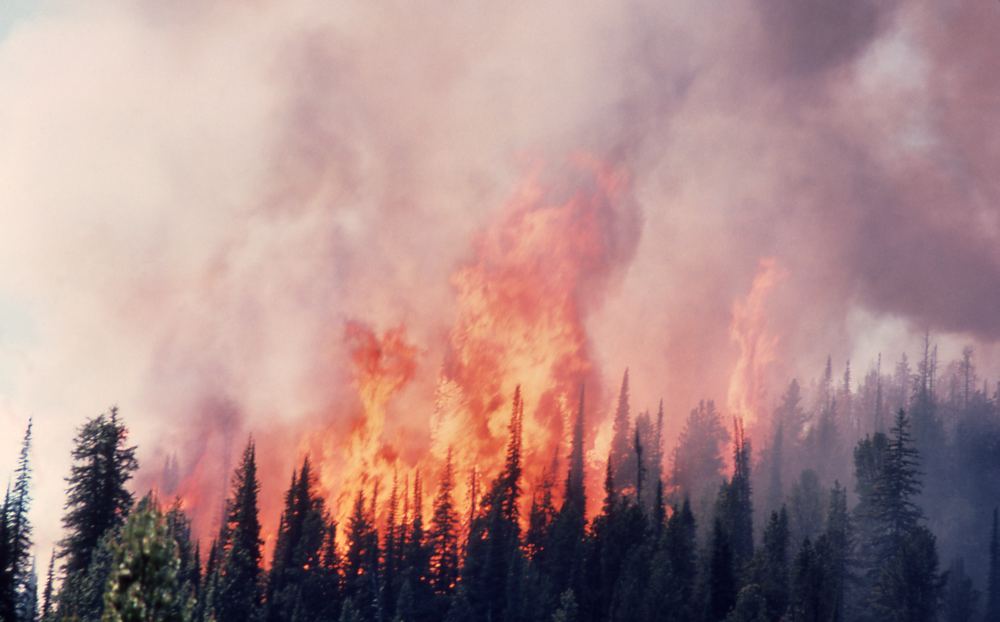
#> input picture Images/11818.jpg, 1999 x 1244 px (shown at 1/2 size)
$ python -i imrestore.py   (imports and definitions only)   (Python 2 division)
#> lines starting #> are read from the running program, lines starting #| are printed output that depends on the picture
#> further down, picture is the input picture: shape (1244, 1999, 3); mean B, G, R 137.5, 138.1, 170.4
# Library to perform colour restoration via white balancing:
#
# grayWorld  - Performs white-balancing through grayworld algorithm
# SDWGW      - Performs white-balancing through standard deviation with grayworld
# peakdetect - Detects peaks in a histogram
# stretch    - Stretches each histogram in R,G,B components

import numpy
from numpy import NaN, Inf
import math
import scipy.ndimage as nd
import pylab

# Function to perform grayworld white-balancing
# Scales R and B channels so they have the same mean as the G channel
# For a typical scene, the average intensity of the R,G,B channels
# should be equal.
#
# [119 lines left out: functions grayWorld, maxWhite, SDWGW, not called in this run]

# Detects peaks in a histogram
# Finds the local maxima and minima ("peaks") in the vector v.
# A point is considered a maximum peak if it has the maximal
# value, and was preceded (to the left) by a value lower by delta.
#
# If x exists, the indices in MAXTAB and MINTAB are replaced with
# the corresponding X-values.
# Eli Billauer, 3.4.05 (Explicitly not copyrighted).
#
def peakdetect(v, delta, x=None):

    maxtab = []
    mintab = []

    if x is None:
        x = numpy.arange(len(v))

    v = numpy.asarray(v)

    if len(v) != len(x):
        sys.exit('Input vectors v and x must have same length')

    if not numpy.isscalar(delta):
        sys.exit('Input argument delta must be a scalar')

    if delta <= 0:
        sys.exit('Input argument delta must be positive')

    mn, mx = Inf, -Inf
    mnpos, mxpos = NaN, NaN

    lookformax = True

    for i in numpy.arange(len(v)):
        this = v[i]
        if this > mx:
            mx = this
            mxpos = x[i]
        if this < mn:
            mn = this
            mnpos = x[i]

        if lookformax:
            if this < mx-delta:
                maxtab.append((mxpos, mx))
                mn = this
                mnpos = x[i]
                lookformax = False
        else:
            if this > mn+delta:
                mintab.append((mnpos, mn))
                mx = this
                mxpos = x[i]
                lookformax = True

    return numpy.array(maxtab), numpy.array(mintab)

# Function to stretch each of the colour components
#
def stretch(imgRGB):
    img = numpy.zeros(imgRGB.shape)

    imR = imgRGB[:,:,0]
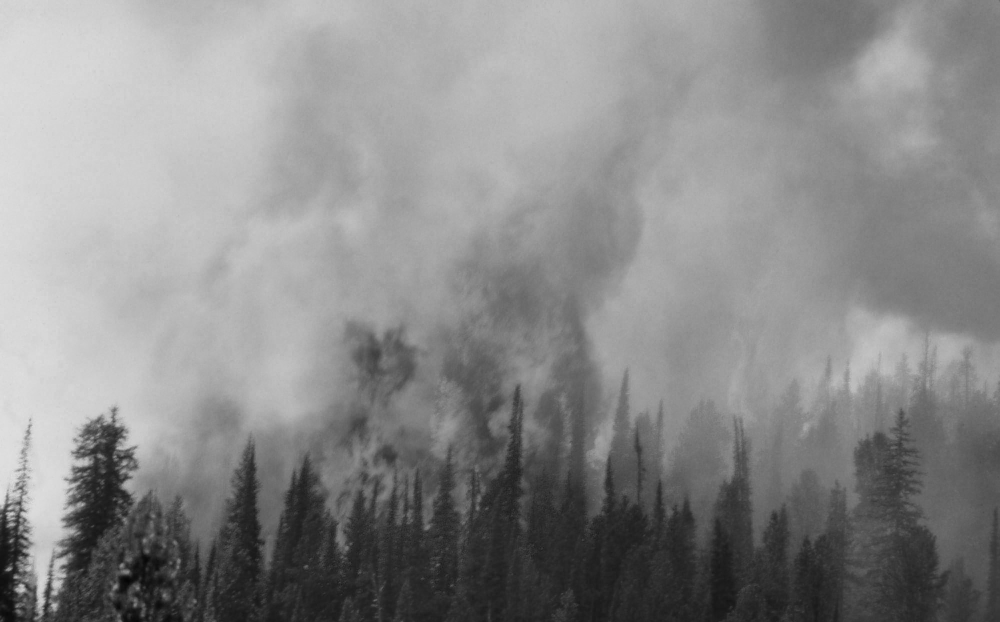
#> imR: shape (1244, 1999) (shown at 1/2 size); min 2, max 231, mean 137.5
    imG = imgRGB[:,:,1]
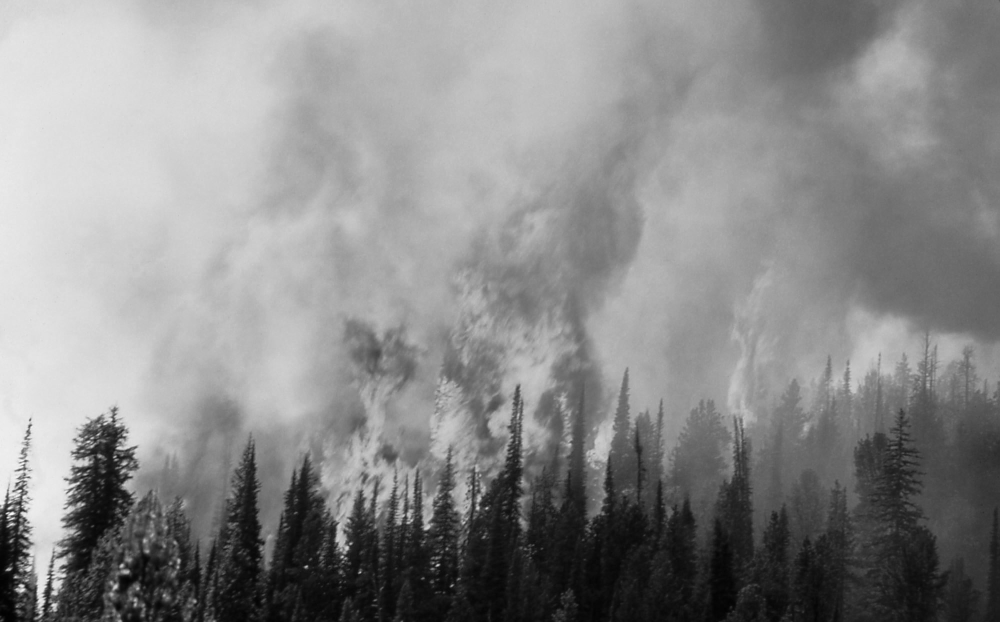
#> imG: shape (1244, 1999) (shown at 1/2 size); min 0, max 255, mean 138.1
    imB = imgRGB[:,:,2]
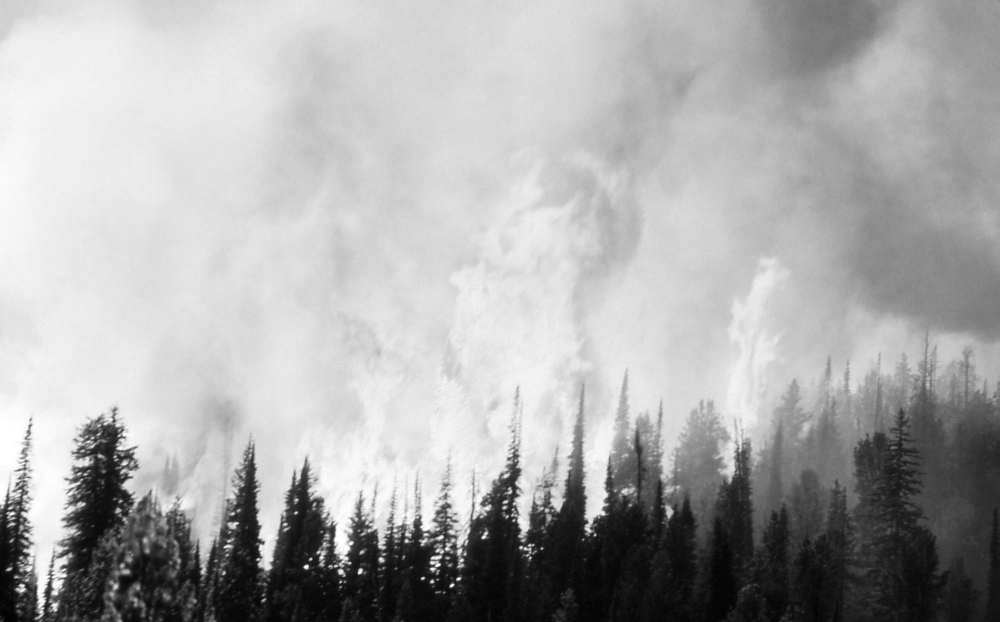
#> imB: shape (1244, 1999) (shown at 1/2 size); min 1, max 255, mean 170.4

    # [13 lines of commented-out code are left out]
    hstR,bins = numpy.histogram(imR.flatten(),256,(0,255),density=False)
#> hstR = 256 values, max 25451 at index 158, min 0 at index 0, mean 9713.9; bins = 257 values from 0 to 255

    # Calculate the maximum peak in the histogram
    #p = numpy.unravel_index(hst.argmax(),hst.shape)
    maxP, minP = peakdetect(hstR, 1000)
#> in peakdetect, `x = numpy.arange(len(v))`: x = 256 values from 0 to 255
#> in peakdetect, `v = numpy.asarray(v)`: v has the same summary as hstR in stretch
#> the loop in peakdetect, `for i in numpy.arange(len(v)):` made 256 passes
#> (this, mn, lookformax) on passes 44, 104, 133: (15573, 15573, False), (7386, 7386, False), (16936, 16936, False)
#> (this, mx, lookformax) on passes 83, 116: (6596, 6596, True), (8997, 8997, True)
#> after the loop in peakdetect, `for i in numpy.arange(len(v)):`: maxtab = [(41, 16916), (101, 8656), (128, 18071), (136, 17238), (158, 25451), (173, 21937), (182, 25275), (206, 15621), (215, 18846)]; mintab = [(72, 5444), (109, 6945), (134, 16237), (145, 15217), (170, 20505), (178, 19045), (198, 9290), (209, 11343)]; mn = 0; mnpos = 228
#> maxP = [[41, 16916], [101, 8656], [128, 18071], [136, 17238], [158, 25451], [173, 21937], [182, 25275], [206, 15621], [215, 18846]]; minP = [[72, 5444], [109, 6945], [134, 16237], [145, 15217], [170, 20505], [178, 19045], [198, 9290], [209, 11343]]
    low = numpy.double(maxP[1][0])
#> low = 101
    high = numpy.double(maxP[-1][0])
#> high = 215
    print low, high
#| 101.0 215.0

    for i in xrange(imgRGB.shape[0]):
        for j in xrange(imgRGB.shape[1]):
            if (imR[i][j] < low):
                img[i][j][0] = 0
            elif (imR[i][j] >= low and imR[i][j] <= high):
                img[i][j][0] = 255 * ((imR[i][j] - low)/(high - low))
            else:
                img[i][j][0] = 255
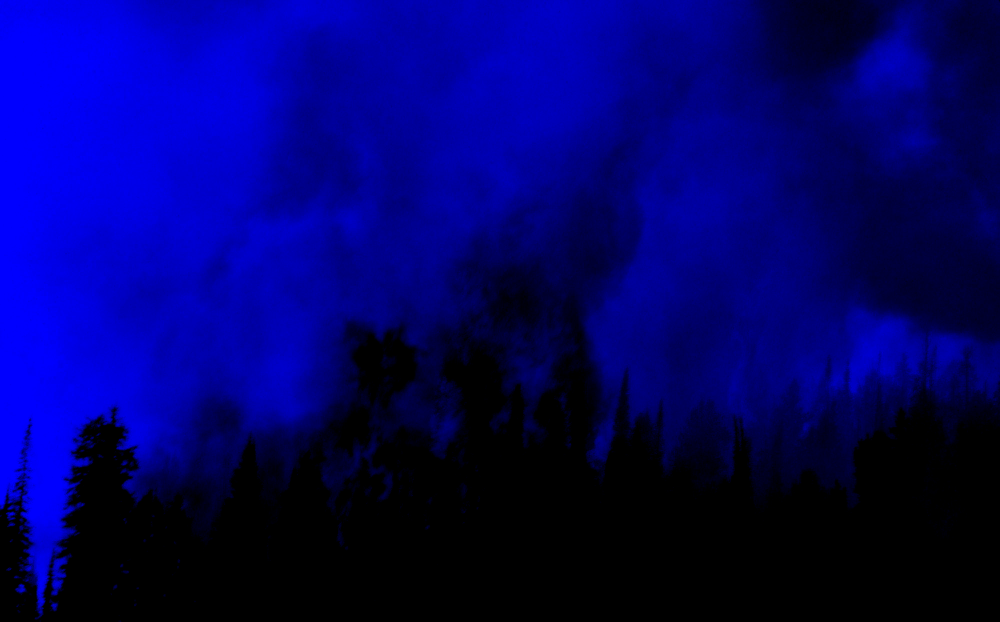
#> img: shape (1244, 1999, 3) float64 (shown at 1/2 size); mean of channels 0, 1, 2 104.2, 0, 0; drawn as B, G, R

     # Get the green image histogram
    hstG,bins = numpy.histogram(imG.flatten(),256,(0,255),density=False)
#> hstG = 256 values, max 24472 at index 173, min 1 at index 0, mean 9713.9

    # Calculate the maximum peak in the histogram
    #p = numpy.unravel_index(hst.argmax(),hst.shape)
    maxP, minP = peakdetect(hstG, 1000)
#> the loop in peakdetect (call 2), `for i in numpy.arange(len(v)):` made 256 passes
#> (this, mn, lookformax) on passes 25, 105, 129: (10978, 10978, False), (8322, 8322, False), (12867, 12867, False)
#> (this, mx, lookformax) on passes 97, 108, 143: (4471, 4471, True), (9432, 9432, True), (13122, 13122, True)
#> maxP = [[20, 12462], [102, 9804], [126, 14346], [149, 19371], [155, 17989], [173, 24472], [183, 20442], [190, 21630], [205, 12610], [215, 14761], [222, 18524]]; minP = [[89, 3388], [105, 8270], [135, 11424], [152, 16859], [160, 16031], [178, 16553], [186, 16655], [199, 8042], [210, 9471], [217, 13358]]
    low = numpy.double(maxP[1][0])
#> low = 102
    high = numpy.double(maxP[-1][0])
#> high = 222
    print low, high
#| 102.0 222.0

    for i in xrange(imgRGB.shape[0]):
        for j in xrange(imgRGB.shape[1]):
            if (imG[i][j] < low):
                img[i][j][1] = 0
            elif (imG[i][j] >= low and imG[i][j] <= high):
                img[i][j][1] = 255 * ((imG[i][j] - low)/(high - low))
            else:
                img[i][j][1] = 255
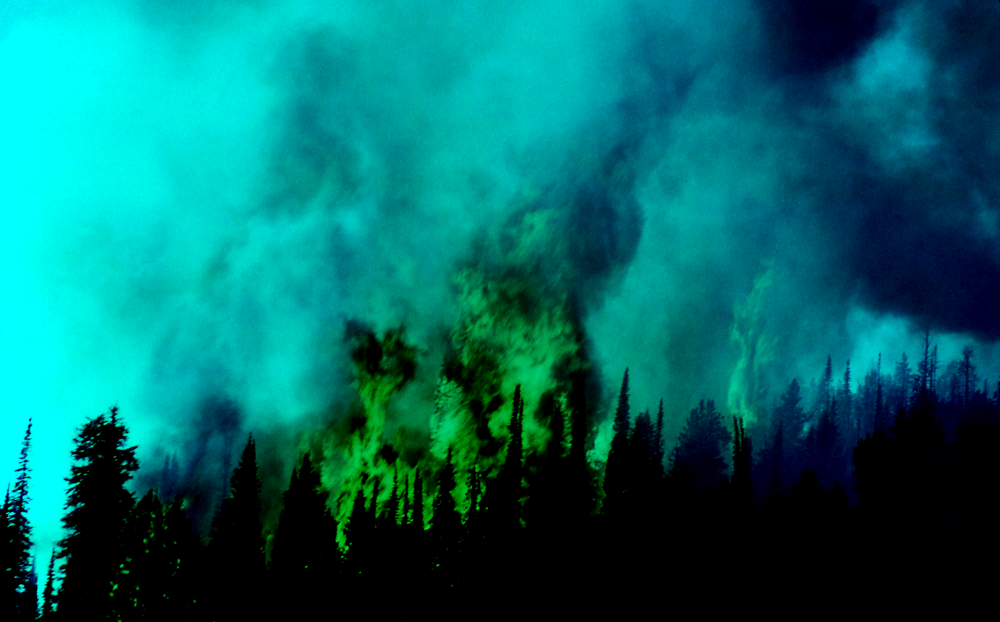
#> img: shape (1244, 1999, 3) float64 (shown at 1/2 size); mean of channels 0, 1, 2 104.2, 105, 0; drawn as B, G, R

     # Get the green image histogram
    hstB,bins = numpy.histogram(imB.flatten(),256,(0,255),density=False)
#> hstB = 256 values, max 41807 at index 216, min 0 at index 0, mean 9713.9

    # Calculate the maximum peak in the histogram
    #p = numpy.unravel_index(hst.argmax(),hst.shape)
    maxP, minP = peakdetect(hstB, 1000)
    low = numpy.double(maxP[1][0])
    high = numpy.double(maxP[-1][0])

    for i in xrange(imgRGB.shape[0]):
        for j in xrange(imgRGB.shape[1]):
            if (imB[i][j] < low):
                img[i][j][2] = 0
            elif (imB[i][j] >= low and imB[i][j] <= high):
                img[i][j][2] = 255 * ((imB[i][j] - low)/(high - low))
            else:
                img[i][j][2] = 255
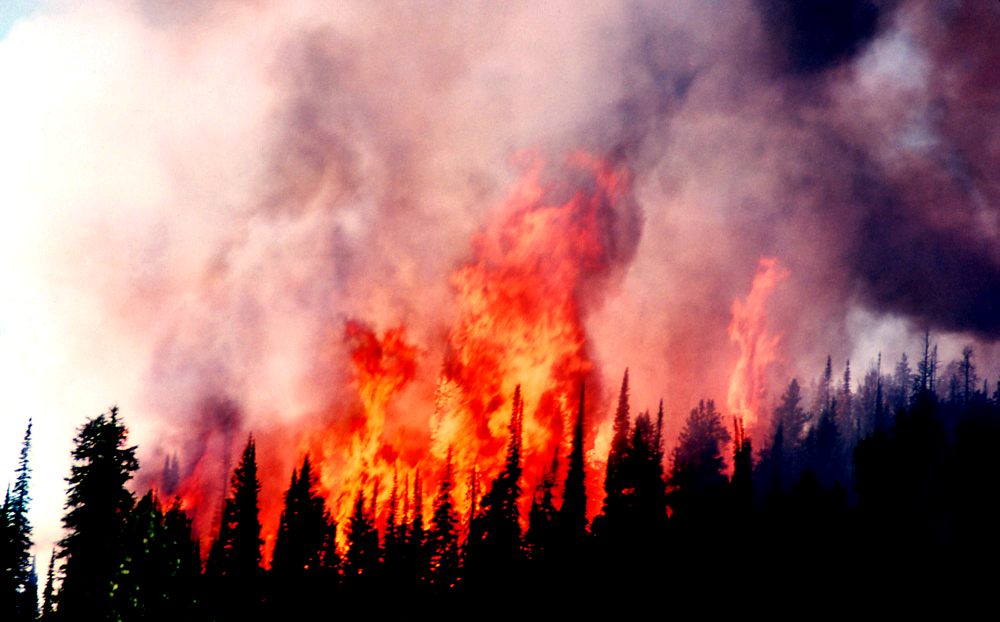
#> img: shape (1244, 1999, 3) float64 (shown at 1/2 size); mean of channels 0, 1, 2 104.2, 105, 155.4; drawn as B, G, R
    print low, high
#| 125.0 225.0

    return img.astype('uint8')

>>> import cv2
>>> picture = cv2.imread('../Images/11818.jpg')
>>> result = stretch(picture)

$ run again, on Images/barnfire.jpg
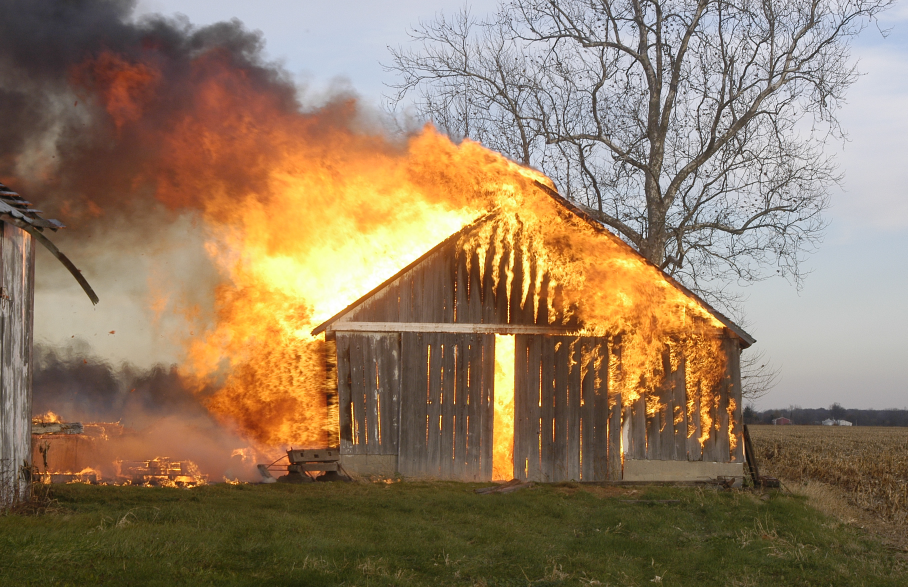
#> input picture Images/barnfire.jpg, 2723 x 1760 px (shown at 1/3 size)
#> picture is the input picture: shape (1760, 2723, 3); mean B, G, R 97.3, 123.6, 145.8
#> in stretch, `imB = imgRGB[:,:,2]`:
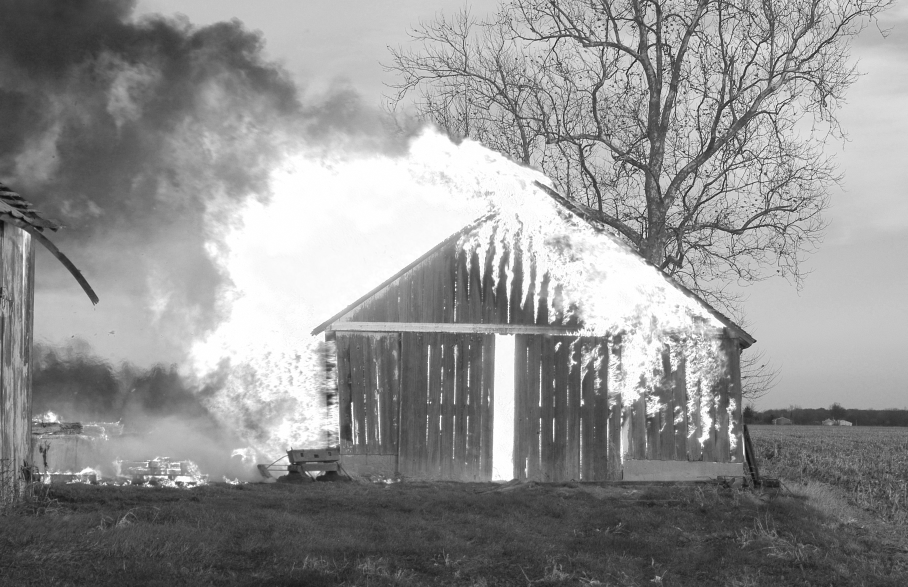
#> imB: shape (1760, 2723) (shown at 1/3 size); min 0, max 255, mean 145.8
#> hstR = 256 values, max 49633 at index 26, min 865 at index 253, mean 18720.6; bins = 257 values from 0 to 255
#> x = 256 values from 0 to 255
#> v has the same summary as hstR in stretch
#> the loop in peakdetect, `for i in numpy.arange(len(v)):` made 256 passes
#> (this, mn, lookformax) on passes 2, 29, 66: (2419, 2419, False), (47498, 47498, False), (46692, 46692, False)
#> after the loop in peakdetect, `for i in numpy.arange(len(v)):`: maxtab = [(0, 12634), (26, 49633), (61, 48470), (129, 9077), (165, 11441), (201, 17813), (210, 22053), (224, 45262)]; mintab = [(1, 2419), (37, 33083), (121, 7866), (142, 7015), (176, 8488), (202, 15964), (215, 15373), (253, 865)]; mn = 865; mnpos = 253
#> in stretch, `maxP, minP = peakdetect(hstR, 1000)`: maxP = [[0, 12634], [26, 49633], [61, 48470], [129, 9077], [165, 11441], [201, 17813], [210, 22053], [224, 45262]]; minP = [[1, 2419], [37, 33083], [121, 7866], [142, 7015], [176, 8488], [202, 15964], [215, 15373], [253, 865]]
#> in stretch, `low = numpy.double(maxP[1][0])`: low = 26
#> in stretch, `high = numpy.double(maxP[-1][0])`: high = 224
#| 26.0 224.0
#> hstG = 256 values, max 64965 at index 63, min 12 at index 1, mean 18720.6
#> the loop in peakdetect (call 2), `for i in numpy.arange(len(v)):` made 256 passes
#> (this, mx, mn) on pass 1: (37, 37, 37)
#> in stretch, `maxP, minP = peakdetect(hstG, 1000)`: maxP = [[63, 64965], [165, 18472], [183, 20346], [201, 42375], [205, 41825]]; minP = [[133, 10681], [171, 17321], [189, 16426], [203, 40689], [248, 1947]]
#> in stretch, `low = numpy.double(maxP[1][0])`: low = 165
#> in stretch, `high = numpy.double(maxP[-1][0])`: high = 205
#| 165.0 205.0
#> hstB = 256 values, max 173811 at index 255, min 4 at index 1, mean 18720.6
#> after the loop in stretch, `for i in xrange(imgRGB.shape[0]):`:
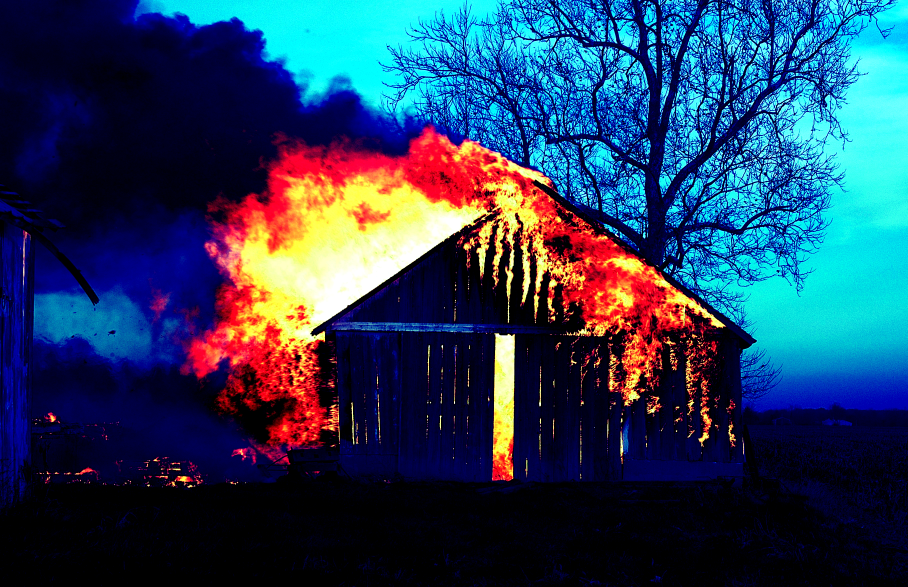
#> img: shape (1760, 2723, 3) float64 (shown at 1/3 size); mean of channels 0, 1, 2 92.5, 61.9, 38.2; drawn as B, G, R
#| 197.0 250.0
